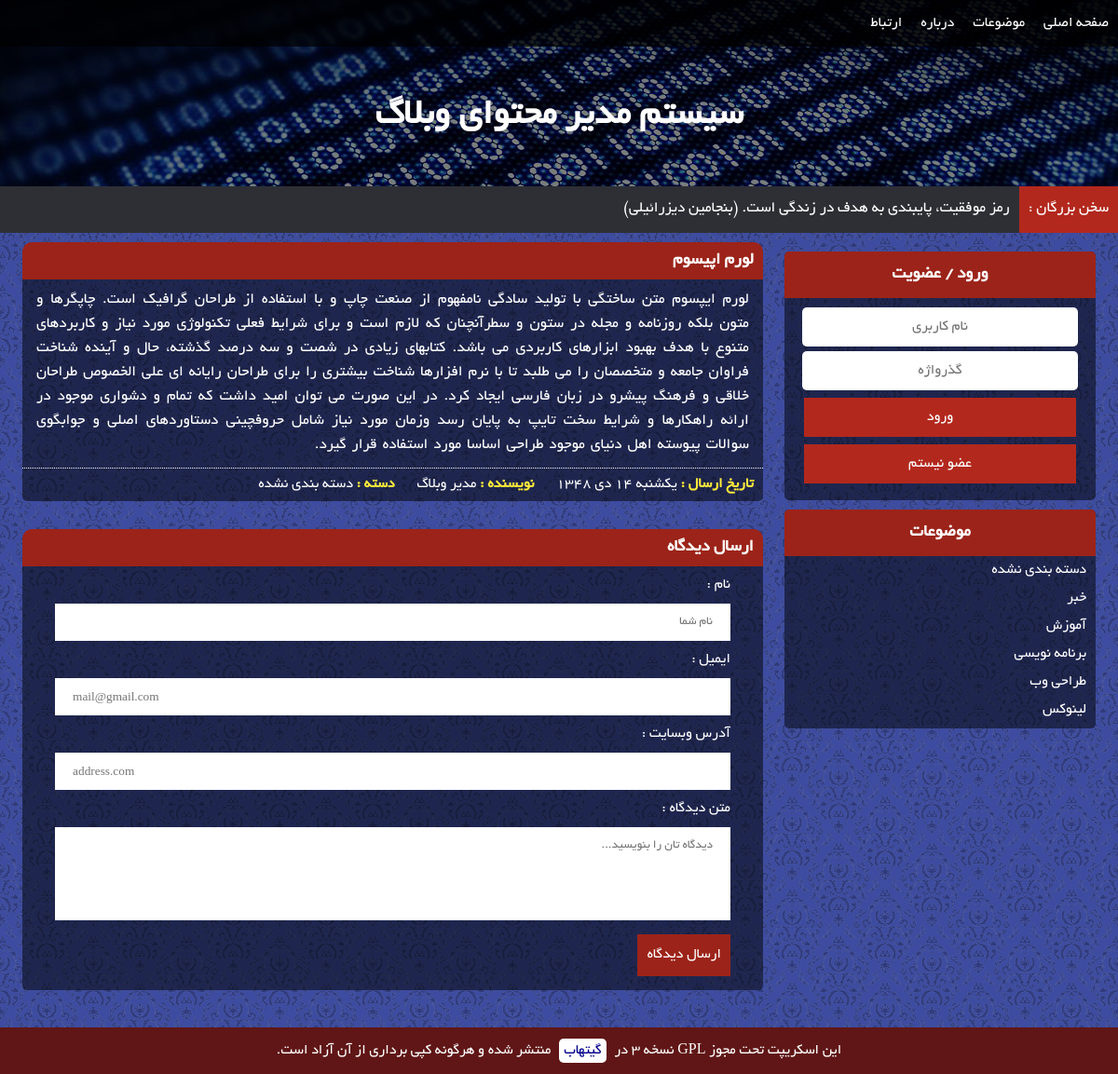
/post.php?id=2, run on the app's committed database.
### tables this page shows
CREATE TABLE `CATS` (
  `ID` int(10) UNSIGNED NOT NULL,
  `NAME` varchar(30) NOT NULL
);

CREATE TABLE `POSTS` (
  `ID` int(11) UNSIGNED NOT NULL,
  `AUTHOR` int(11) NOT NULL,
  `TITLE` varchar(100) NOT NULL,
  `STEXT` text NOT NULL,
  `FTEXT` text NOT NULL,
  `TYPE` tinyint(1) UNSIGNED ZEROFILL NOT NULL,
  `CAT` int(10) UNSIGNED NOT NULL DEFAULT '0',
  `TIME` int(11) UNSIGNED NOT NULL,
  `TAGS` text NOT NULL,
  `LINK` varchar(30) NOT NULL
);

### includes/config.php (called while the page is built)
<?php
	$CONF = array(
		'remoteurl'	=>	'localhost',
		'dbuser'		=>	'root',
		'dbpass'		=>	'123456789',
		'dbname'		=>	'blog',
		'SITE_TITLE'	=>	'سیستم مدیر محتوای وبلاگ',
	);
	$TEXTS = array(
		'بهتر است روی پای خود بمیری تا روی زانو‌هایت زندگی کنی. (رودی)',
		'بر روی زمین چیزی بزرگتر از انسان نیست و در انسان چیزی بزرگتر از فکر او. (همیلتون)',
		'عمر آنقدر کوتاه است که نمی‌ارزد آدم حقیر و کوچک بماند. (دیزرائیلی)',
		'افراد شجاع فرصت می آفرینند .ترسوها و ضعفا منتظر فرصت می نشینند.(گوته)',
		'هر انسانی مرتکب اشتباه می شود ؛اما فقط انسان های احمق اشتباه خود را تکرار می کنند.(سیسرون)',
		'اگر در قدم اول موفقیت نصیب ما می شد، سعی و عمل دیگر معنایی نداشت.(موریس مترلینگ)',
		'کسی که شهامت قبول خطر را نداشته باشد، در زندگی به مقصود نخواهد رسید. (محمد علی كلی)',
		' آدمی ساخته‌ی افکار خویش است فردا همان خواهد شد که امروز می‌اندیشیده است. (مترلینگ)',
		'انسان همان چیزی است که باور دارد. (آنتوان چخوف)',
		'از دست دادن امیدی پوچ و محال، خود موفقیت و پیشرفتی بزرگ است. (شکسپیر)',
		'موفقیت بر روی ستون های شکست شکل می گیرد. (سری چتری)',
		'شکست یک عامل نیروبخش است، نه یک بازدارنده؛ هر شکست بذری از موفقیت در دل دارد. (ناپلئون هیل)',
		'کارایی اساس بقا است، اما لازمه موفقیت ثمربخش بودن است. (جان ماکسول)',
		'هرکس خواهان موفقیت است باید یاد بگیرد که ناکامی جزء حتمی فرایند پیشرفت است. (برادرز)',
		'موفقیت تنها نصیب معدودی می شود و این درحالی است که کثیری از مردم در رویای موفقیت به سر می برند. (جان جانسون)',
		'رمز موفقیت، پایبندی به هدف در زندگی است. (بنجامین دیزرائیلی)',
		'نخستین قانون موفقیت، تمرکز است. (ویلیام ماتیوس)',
		'بزرگ ترین موفقیت عبارت است از اعتماد یا سازش کامل بین اشخاص صمیمی. (رالف والدو امرسون)',
		'اگر کسی استعداد طبیعی داشته باشد بازهم باید برای موفقیت تمرین کند و آماده شود. (جان ماکسول)',
		'موفقیت برای اشخاص کم ظرفیت مقدمه گستاخی است. (مثل ایتالیایی)',
		'از موفقیت دیگران همان اندازه خوشحال باش که از موفقیت خودت خشنود می شوی. (کریستین لارسون)',
		'به یاد داشته باش که برای موفقیت، بیش از هر چیز به اراده و تصمیم نیاز داری. (آبراهام لینکلن)',
		'موفقیت در آرزوها، نسبت مستقیم با قدرت اراده ما دارد. (دیل کارنگی)',
		'به جای اینکه سعی کنید مرد موفقیت باشید، سعی کنید مرد ارزش ها باشید. (آلبرت اینشتین)',
		'هر موفقیت بزرگی نتیجه هزاران تلاش کوچک و عادی است که مورد توجه و ستایش دیگران قرار نمی گیرد. (برایان تریسی)'
	);
?>

### includes/PersianCalendar.php (called while the page is built, shortened)
<?php
function mds_date($format, $when="now", $persianNumber = 0)
{
	$TZhours=0;
	$TZminute=0;
	$result="";
	if($when=="now"){
		$year=date("Y");
		$month=date("m");
		$day=date("d");
		list( $Dyear, $Dmonth, $Dday ) = gregorian_to_mds($year, $month, $day);
		$when=mktime(date("H")+$TZhours,date("i")+$TZminute,date("s"),date("m"),date("d"),date("Y"));
	}else{
		$when+=$TZhours*3600+$TZminute*60;
		$date=date("Y-m-d",$when);
		list( $year, $month, $day ) = preg_split ( '/-/', $date );
		list( $Dyear, $Dmonth, $Dday ) = gregorian_to_mds($year, $month, $day);
		}
	$need= $when;
	$year=date("Y",$need);
	$month=date("m",$need);
	$day=date("d",$need);
	$i=0;
	$subtypetemp="";
	list( $Dyear, $Dmonth, $Dday ) = gregorian_to_mds($year, $month, $day);
	while($i<strlen($format))
	{
		$subtype=substr($format,$i,1);
		switch ($subtype)
		{
			case"F":
				$result.=monthname($Dmonth);
				break;
			case "j":
				$result1=$Dday;
				if($persianNumber==1) $result.=Convertnumber2farsi($result1);
				else $result.=$result1;
				break;
			case "l":
				$result1=date("l",$need);
				if($result1=="Saturday") $result1="&#1588;&#1606;&#1576;&#1607;";
				else if($result1=="Sunday") $result1="&#1610;&#1603;&#1588;&#1606;&#1576;&#1607;";
				$result.=$result1;
				break;
			case "Y":
				$result1=$Dyear;
				if($persianNumber==1) $result.=Convertnumber2farsi($result1);
				else $result.=$result1;
				break;
			default:
				$result.=$subtype;
		}
		$subtypetemp=substr($format,$i,1);
	$i++;
	}
	return $result;
}
function monthname($month)
{
    if($month=="10") return "&#1583;&#1610;";
}
function div($a,$b)
{
    return (int) ($a / $b);
}
function gregorian_to_mds ($g_y, $g_m, $g_d)
{
    $g_days_in_month = array(31, 28, 31, 30, 31, 30, 31, 31, 30, 31, 30, 31);
    $m_days_in_month = array(31, 31, 31, 31, 31, 31, 30, 30, 30, 30, 30, 29);
   $gy = $g_y-1600;
   $gm = $g_m-1;
   $gd = $g_d-1;
   $g_day_no = 365*$gy+div($gy+3,4)-div($gy+99,100)+div($gy+399,400);
   for ($i=0; $i < $gm; ++$i)
      $g_day_no += $g_days_in_month[$i];
   $g_day_no += $gd;
   $m_day_no = $g_day_no-79;
   $j_np = div($m_day_no, 12053);
   $m_day_no = $m_day_no % 12053;
   $jy = 979+33*$j_np+4*div($m_day_no,1461);
   $m_day_no %= 1461;
   if ($m_day_no >= 366) {
      $jy += div($m_day_no-1, 365);
      $m_day_no = ($m_day_no-1)%365;
   }
   for ($i = 0; $i < 11 && $m_day_no >= $m_days_in_month[$i]; ++$i)
      $m_day_no -= $m_days_in_month[$i];
   $jm = $i+1;
   $jd = $m_day_no+1;
   return array($jy, $jm, $jd);
}
?>

### includes/functions.php (the view, shortened to what this page needs)
<?php
	require_once('config.php');
	require_once("PersianCalendar.php");
	$SQL = new mysqli($CONF['remoteurl'],$CONF['dbuser'],$CONF['dbpass'],$CONF['dbname']);
	$SQL->set_charset("utf8");
	function scape($str)
	{
		global $SQL;
		return $SQL->real_escape_string($str);
	}
	function logedin(){
		return false;
	}
	function get_text(){
		global $TEXTS;
		echo $TEXTS[ rand(0,count($TEXTS)-1) ];
	}
	function eecho($str){
		echo htmlentities($str);
	}
 ?>

### post.php (shortened to what this page needs)
<?php
	require_once('includes/functions.php');
	if( !isset($_POST['A']) )
		require_once('header.php');
	if( isset($_GET['id']) && (int)$_GET['id']>0 )
	{
		$POSTID = scape((int)$_GET['id']);
		$GET_POST = $SQL->query("SELECT P.ID,P.TITLE,P.STEXT,P.FTEXT,P.TIME,P.TAGS,U.USER,U.NAME AS AUTHOR,C.ID,C.NAME AS CNAME FROM POSTS AS P, USERS AS U, CATS AS C WHERE P.AUTHOR=U.ID AND P.CAT=C.ID AND P.ID=".$POSTID.";");
		if( $GET_POST!==FALSE AND $GET_POST->num_rows==1 )
		{
			$P = $GET_POST->fetch_assoc();
		?>
			<div class="singlepost">
				<div class="postsec">
					<h3><?php eecho($P['TITLE']); ?></h3>
					<div>
						<p class="post-text"><?php eecho($P['STEXT']); ?></p>
						<div class="postfooter">
							<span><strong>تاریخ ارسال : </strong><?php echo mds_date("l  j F Y",$P['TIME']); ?></span>
							<span><strong>نویسنده : </strong><?php eecho($P['AUTHOR']); ?></span>
							<span><strong>دسته : </strong><?php eecho($P['CNAME']); ?></span>
						</div>
					</div>
				</div>
				<div class="sendcmt">
					<h3>ارسال دیدگاه</h3>
					<div>
						<div>
							<label>نام :</label>
							<input id="name" type="text" placeholder="نام شما" value="" />
						</div>
						<div>
							<label>ایمیل :</label>
							<input id="email" type="text" placeholder="mail@gmail.com" value="" />
						</div>
						<div>
							<label>آدرس وبسایت :</label>
							<input id="website" type="text" placeholder="address.com" value="" />
						</div>
						<div>
							<label>متن دیدگاه :</label>
							<textarea id="comment_text" placeholder="دیدگاه تان را بنویسید..."></textarea>
						</div>
						<div><button>ارسال دیدگاه</button></div>
					</div>
				</div>
			</div>
		<?php
		}
	}
	if( !isset($_POST['A']) )
		require_once('footer.php');
?>

### header.php (shortened to what this page needs)
<!DOCTYPE html>
<html dir="rtl" lang="fa">
<head>
	<link rel="stylesheet" type="text/css" href="lib/main.css" />
</head>
<body>
	<div class="nav">
		<ul>
			<a href="index.php"><li>صفحه اصلی</li></a>
			<a href="cats.php"><li>موضوعات</li></a>
			<a href="posts.php?N=about"><li>درباره</li></a>
			<a href="posts.php?N=contact"><li>ارتباط</li></a>
		</ul>
	</div>
	<div class="header"><span><?php echo $CONF['SITE_TITLE']; ?></span></div>
	<div class="toptext"><span>سخن بزرگان : </span><?php get_text(); ?></div>
	<div class="body">
		<div class="menu">
			<?php if( !logedin() ){ ?><div class="logreg">
				<h3>ورود / عضویت</h3>
				<div>
					<input id="user" type="text" placeholder="نام کاربری" />
					<input id="pass" type="password" placeholder="گذرواژه" />
					<button id="login" onclick="login();">ورود</button>
					<a href="register.php"><button id="login">عضو نیستم</button></a>
				</div>
			</div><?php } ?>
			<div class="cats">
				<h3>موضوعات</h3>
				<ul>
					<?php
						$CATS = $SQL->query('SELECT ID,NAME FROM CATS;');
						while ($CAT=$CATS->fetch_assoc() )
						{
							echo '<a href="cat.php?ID='.$CAT['ID'].'"><li>'.$CAT['NAME'].'</li></a>'.PHP_EOL;
						}
					 ?>
				</ul>
			</div>
		</div>
		<div class="main">

### data on the page
cats: NAME "دسته بندی نشده"
cats: NAME "خبر"
cats: NAME "آموزش"
cats: NAME "برنامه نویسی"
cats: NAME "طراحی وب"
cats: NAME "لینوکس"
posts: TITLE "لورم اپیسوم لورم ایپسوم متن ساختگی با تولید سادگی نامفهوم از صنعت چاپ و با استفاده از طراحان گرافیک است. چاپگرها و متون بلکه روزنامه و مجله در ستون و سطرآنچنان که لازم است و برای شرایط فعلی تکنولوژی مورد نیاز و کاربردهای متنوع با هدف بهبود ابزارهای کاربردی می باشد. کتابهای زیادی در شصت و سه درصد گذشته، حال و آینده شناخت فراوان جامعه و متخصصان را می طلبد تا با نرم افزارها شناخت بیشتری را برای طراحان رایانه ای علی الخصوص طراحان خلاقی و فرهنگ پیشرو در زبان فارسی ایجاد کرد. در این صورت می توان امید داشت که تمام و دشواری موجود در ارائه راهکارها و شرایط سخت تایپ به پایان رسد وزمان مورد نیاز شامل حروفچینی دستاوردهای اصلی و جوابگوی سوالات پیوسته اهل دنیای موجود طراحی اساسا مورد استفاده قرار گیرد.…", TIME "يكشنبه 14 دي 1348"

### other printed values
$CONF['SITE_TITLE'] "سیستم مدیر محتوای وبلاگ"
